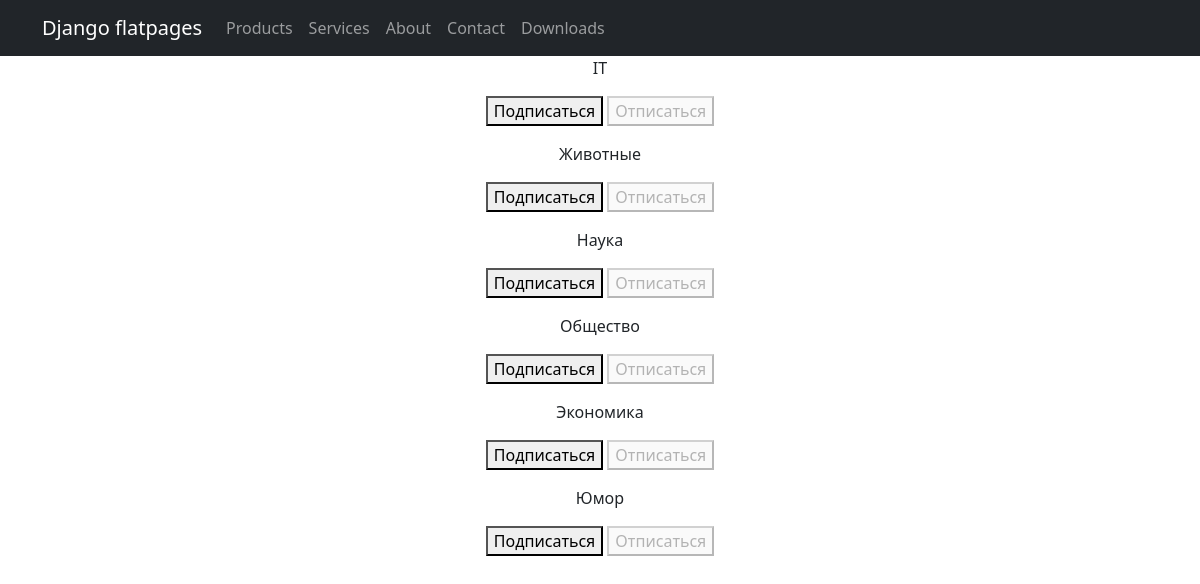
Page /news/subscriptions/ (signed in) on the earlier database version.
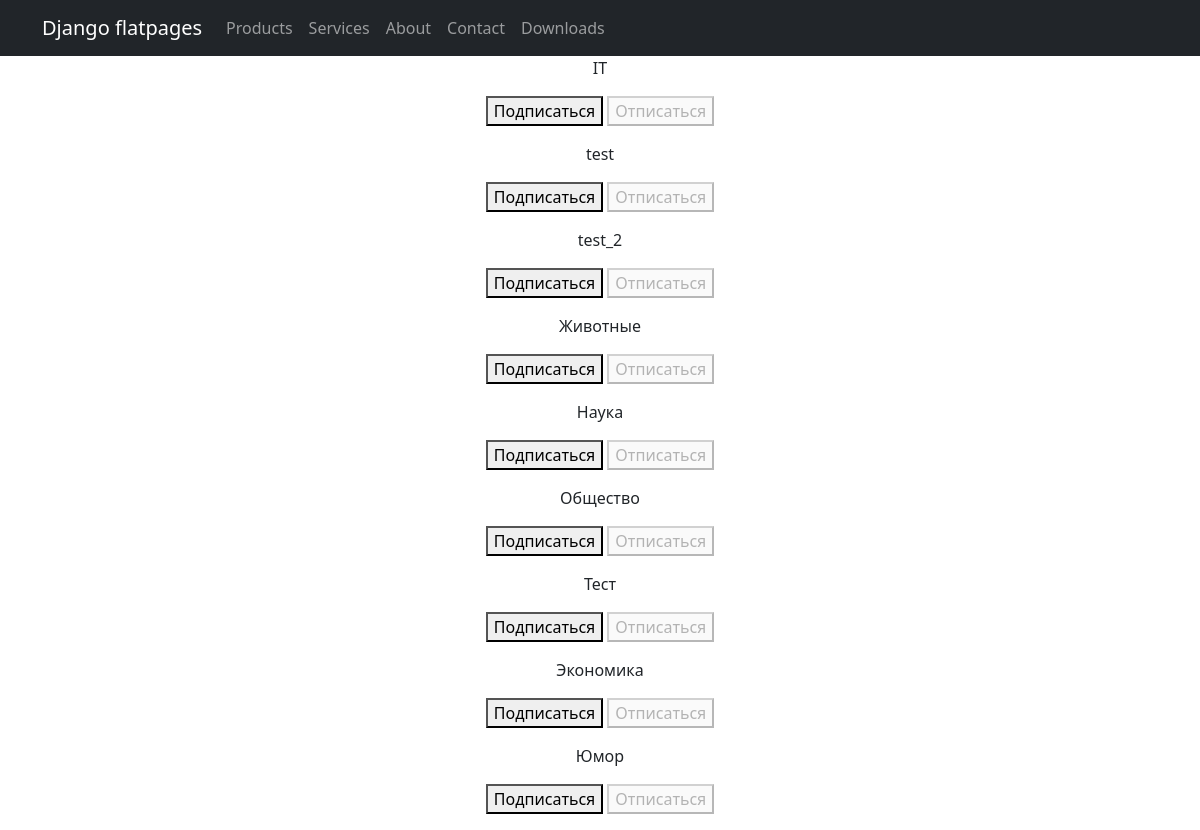
Same page on the later database version.
### news/models.py (models this page shows, shortened)
class Category(models.Model):
    name = models.CharField(max_length=80, unique=True, help_text=_('category name'))

### news/views.py (the view, shortened to what this page needs)
# urls.py: path('subscriptions/', subscriptions, name='subscriptions'),
@login_required
@csrf_protect
def subscriptions(request):
    categories_with_subscriptions = Category.objects.annotate(
        user_subscribed=Exists(
            Subscription.objects.filter(
                user=request.user,
                category=OuterRef('pk'),
            )
        )
    ).order_by('name')
    return render(
        request,
        'subscriptions.html',
        {'categories': categories_with_subscriptions},
    )

### templates/subscriptions.html (shortened to what this page needs)
{% extends 'flatpages/default.html' %}
{% block content %}
    {% for category in categories  %}
        <p>
            {{ category.name }}
            <form method="post">
                {% if category.user_subscribed %}
                    <button disabled>Подписаться</button>
                    <button name="action" value="unsubscribe">Отписаться</button>
                {% else %}
                    <button name="action" value="subscribe">Подписаться</button>
                    <button disabled>Отписаться</button>
                {% endif %}
            </form>
        </p>
    {% endfor %}
{% endblock content %}

Differences in the rows shown:
added Category: name "test", shows "Подписаться"
added Category: name "test_2", shows "Подписаться"
added Category: name "Тест", shows "Подписаться"
